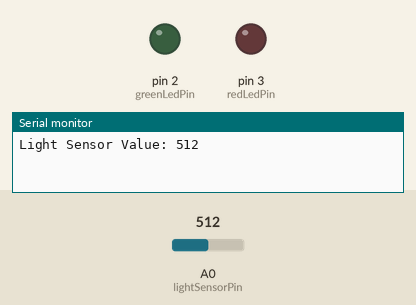
Recording of a program running on a simulated Arduino Uno, built with avr-gcc and run on an emulated ATmega328P. Parts: output pins drawn as LEDs (lit = HIGH), the last lines printed to the serial monitor. The inputs (shaded band) are chosen by the test bench; at power-on: A0 (lightSensorPin) = 512.

Above: at 0.1 s.
At 1.8 s:
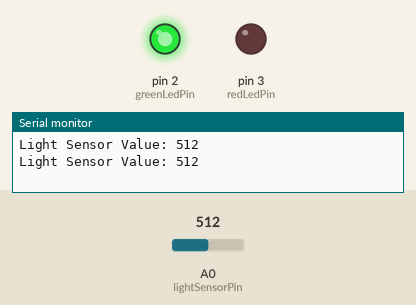
1.9 s: A0 (lightSensorPin) set to 590
4.2 s: A0 (lightSensorPin) set to 612
At 7.0 s:
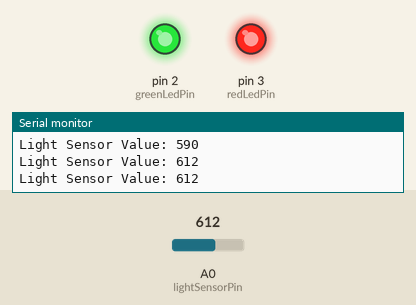
Timing chart, 0 to 8.5 s (numbered marks = the images above; inputs shaded):
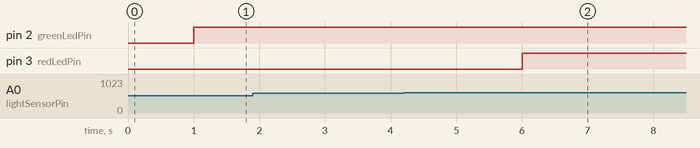

Measured:
- the behaviour switches between 599 and 600 on A0 (lightSensorPin) (found by bisection; images 1 and 2)
- after the input at 4.2 s, pin 3 (redLedPin): LOW → HIGH after 1.8 s

The program:

main.cpp
```cpp
#include <Arduino.h>

// put function declarations here:
int lightSensorPin = A0; // Pin connected to the light sensor
int lightSensorValue ; // Variable to store the light sensor value
int delayTime = 1000; // Delay time in milliseconds
int greenLedPin = 2; // Pin connected to the green LED
int redLedPin = 3; // Pin connected to the red LED
void setup() {
  // put your setup code here, to run once:

pinMode(lightSensorPin, INPUT); // Set the light sensor pin as input
pinMode(greenLedPin, OUTPUT); // Set the green LED pin as output
pinMode(redLedPin, OUTPUT); // Set the red LED pin as output
Serial.begin(9600); // Initialize serial communication at 9600 bps
}

void loop() {
  // put your main code here, to run repeatedly:
lightSensorValue = analogRead(lightSensorPin); // Read the light sensor value
Serial.print("Light Sensor Value: "); // Print the message
Serial.print(lightSensorValue); // Print the light sensor value
Serial.println(); // Print a new line
delay(delayTime); // Wait for 1 second before the next reading

if(lightSensorValue < 600){
digitalWrite(greenLedPin, HIGH); // Turn on the green LED
}
else
digitalWrite(redLedPin, HIGH); // Turn on the red LED
}
```
